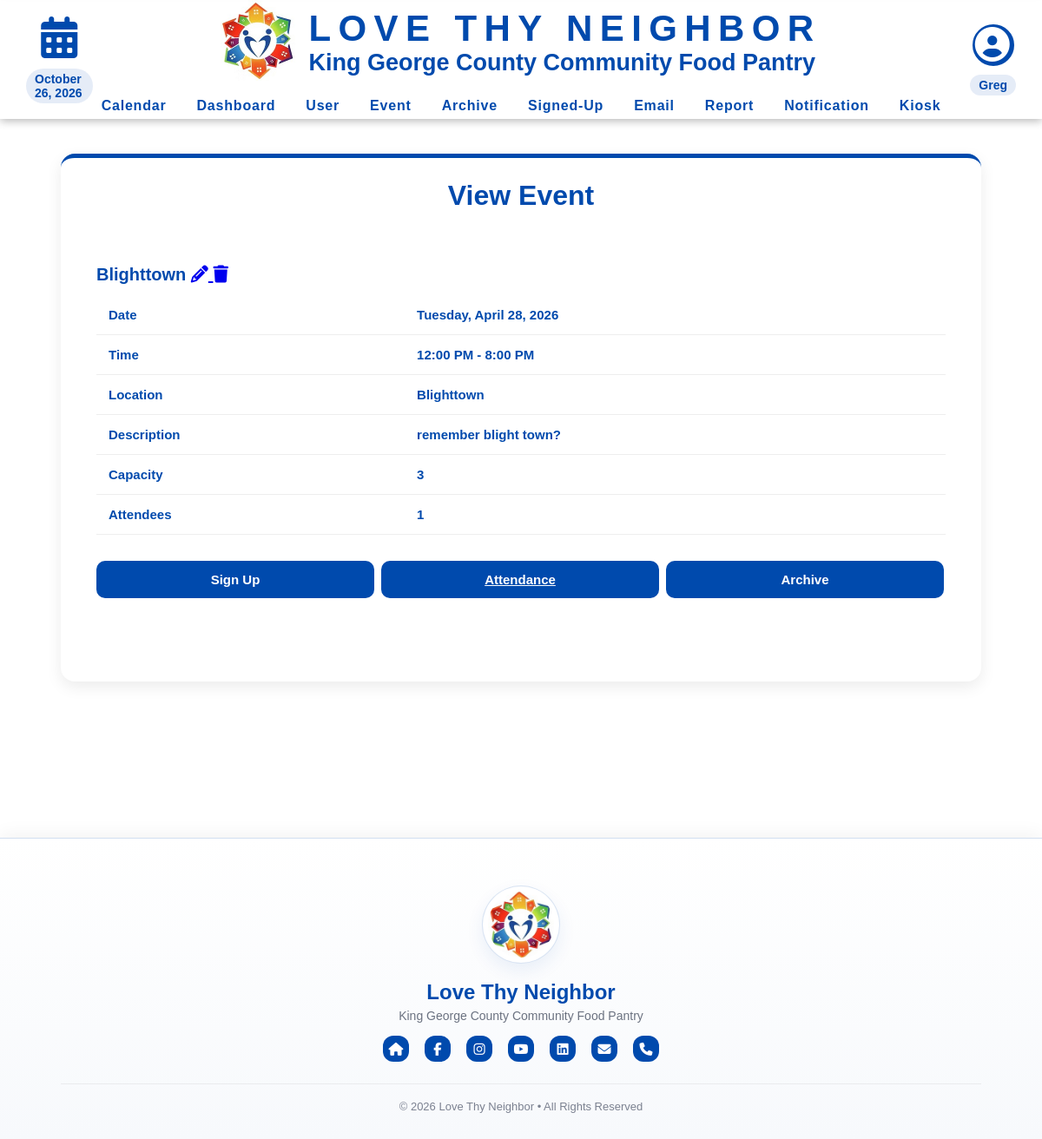
Page /event.php?id=4 (signed in) on the earlier database version.
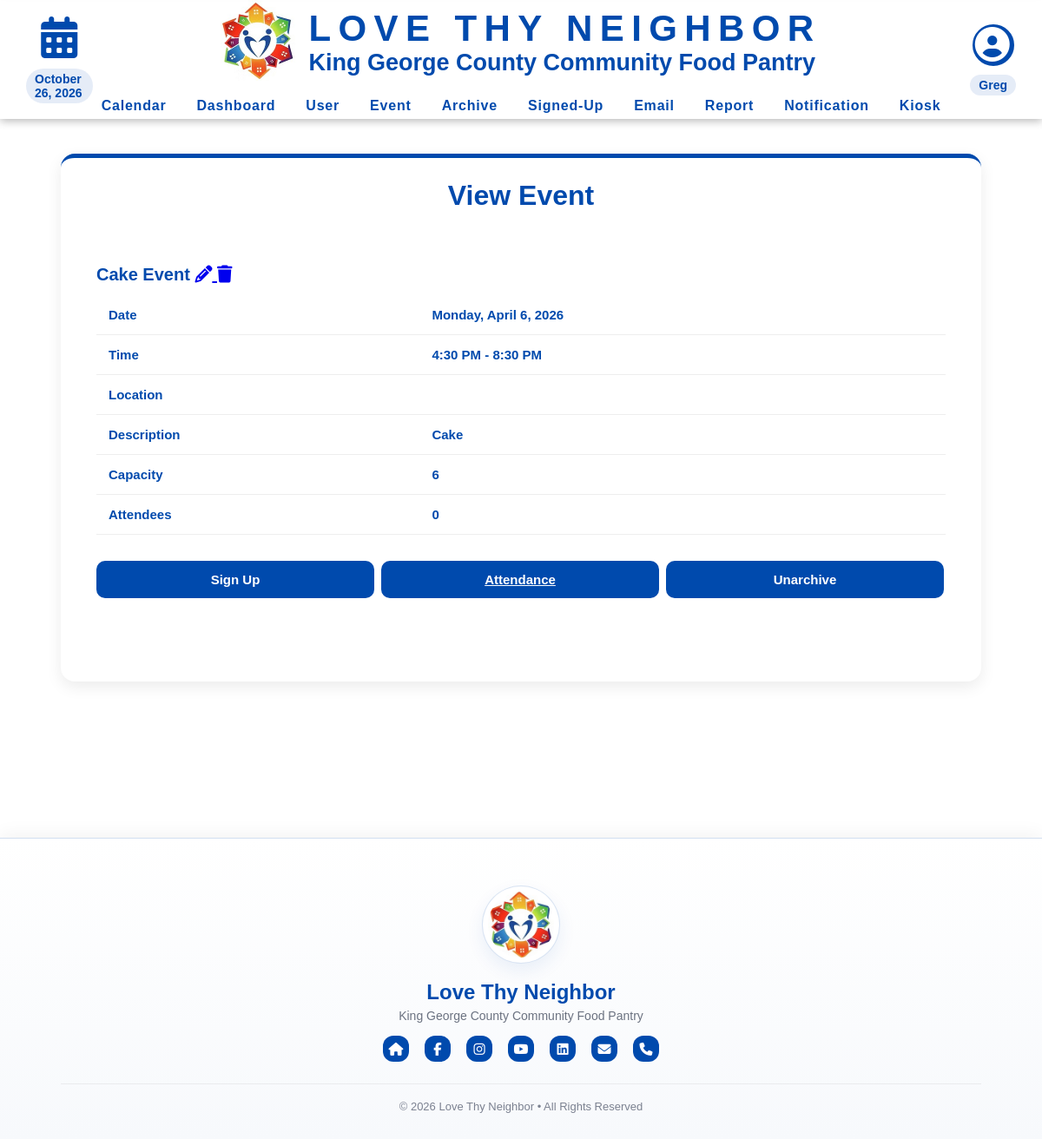
Same page on the later database version.
### tables this page shows
CREATE TABLE `dbevents` (
  `id` int NOT NULL AUTO_INCREMENT,
  `name` text NOT NULL,
  `date` char(10) NOT NULL,
  `startTime` char(5) NOT NULL,
  `endTime` char(5) NOT NULL,
  `description` text NOT NULL,
  `capacity` int NOT NULL,
  `location` text,
  `archived` tinyint DEFAULT NULL,
  PRIMARY KEY (`id`)
);

### database/dbEvents.php (called while the page is built, shortened)
<?php
include_once(dirname(__FILE__).'/../domain/Event.php');
function is_archived($eventID) {
    $con = connect();
    $query = "SELECT archived FROM dbevents WHERE id = ?";
    $stmt = mysqli_prepare($con, $query);
    mysqli_stmt_bind_param($stmt, "i", $eventID);
    mysqli_stmt_execute($stmt);
    $result = mysqli_stmt_get_result($stmt);
    $row = mysqli_fetch_assoc($result);
    $archived = (int)$row['archived'];
    if($archived === 1){
        return true;
    }
    return false;
}
function fetch_event_by_id($id) {
    $connection = connect();
    $query = "select * from dbevents where id = ?";
    $stmt = mysqli_prepare($connection, $query);
    mysqli_stmt_bind_param($stmt, "i", $id);
    mysqli_stmt_execute($stmt);
    $result = mysqli_stmt_get_result($stmt);
    $event = mysqli_fetch_assoc($result);
    if ($event) {
        return $event;
    }
    return null;
}
function fetch_num_signups($id) {
    $connection = connect();
    $query = "select count(*) as RowCount from dbeventpersons where eventID = ?";
    $stmt = mysqli_prepare($connection, $query);
    mysqli_stmt_bind_param($stmt, "i", $id);
    mysqli_stmt_execute($stmt);
    $result = mysqli_stmt_get_result($stmt);
    $event = mysqli_fetch_assoc($result);
    if ($event) {
        require_once('include/output.php');
        $event = hsc($event);
        return $event;
    }
    return null;
}

### database/dbPersons.php (called while the page is built, shortened)
<?php
function retrieve_person($id) {
    $con = connect();
    $query = "SELECT * FROM dbpersons WHERE id = ?";
    $stmt = mysqli_prepare($con, $query);
    mysqli_stmt_bind_param($stmt, "s", $id);
    mysqli_stmt_execute($stmt);
    $result = mysqli_stmt_get_result($stmt);
    $result_row = mysqli_fetch_assoc($result);
    $thePerson = make_a_person($result_row);
    return $thePerson;
}
function make_a_person($result_row) {
    $thePerson = new Person(
        $result_row['id'] ?? null,
        $result_row['first_name'] ?? null,
        $result_row['last_name'] ?? null,
        $result_row['phone_number'] ?? null,
        $result_row['email'] ?? null,
        $result_row['email_prefs'] ?? null,
        $result_row['birthday'] ?? null,
        $result_row['t-shirt_size'] ?? null,
        $result_row['state'] ?? null,
        $result_row['city'] ?? null,
        $result_row['street_address'] ?? null,
        $result_row['zip_code'] ?? null,
        $result_row['emergency_contact_first_name'] ?? null,
        $result_row['emergency_contact_phone'] ?? null,
        $result_row['emergency_contact_relation'] ?? null,
        $result_row['archived'] ?? null,
        $result_row['password'] ?? null,
        $result_row['contact_num'] ?? null,
        $result_row['contact_method'] ?? null,
        $result_row['type'] ?? null,
        $result_row['status'] ?? null,
        $result_row['photo_release'] ?? null,
        $result_row['community_service'] ?? null,
        $result_row['notes'] ?? null
    );
    return $thePerson;
}

### include/output.php (called while the page is built, shortened)
<?php
    function hsc($input) {
        if (is_array($input)) {
            $arr = [];
            foreach ($input as $key => $value) {
                $arr[$key] = htmlspecialchars($value ?? '');
            }
            return $arr;
        }
        return htmlspecialchars($input ?? '');
    }
    function time24hTo12h($time) {
        $tempTime = explode(':', $time);
        $hour = $tempTime[0];
        $minute = $tempTime[1];
        $hour = intval($hour);
        if ($hour < 12) {
            if ($hour == 0) {
                $hour = 12;
            }
            return hsc($hour . ':' . $minute . ' AM');
        } else if ($hour > 12) {
            $hour -= 12;
        }
        return hsc($hour . ':' . $minute . ' PM');
    }

### event.php (the view, shortened to what the changed rows need)
<?php
  	include_once('database/dbEvents.php');
  	$event_info = fetch_event_by_id($id);
    $isRecurring = !empty($event_info['series_id']);
    $confirmText = $isRecurring
    ? "This is a recurring event. Deleting it will remove all occurrences. Are you sure you want to delete this recurring event?"
    : "Are you sure you want to delete this event?";
    $event_num_signups = fetch_num_signups($id);
    include_once('database/dbPersons.php');
    if(isset($_SESSION['access_level'])) {
        $access_level = $_SESSION['access_level'];
    }
    $user = retrieve_person($_SESSION['_id']);
?>
<!DOCTYPE html>
<html>
<head>
    <link rel="stylesheet" href="css/layoutInfo.css">
    <link rel="stylesheet" href="https://cdnjs.cloudflare.com/ajax/libs/font-awesome/6.0.0-beta3/css/all.min.css">
</head>
<body>
    <?php require_once('header.php') ?>
    <div class="info-form">
        <div class="page-wrapper">
            <div class="info-card">
                <div class="info-header">
                    <h1>View Event</h1>
                </div>
    <main class="event-info">
        <?php
            require_once('include/output.php');
            $event_name = $event_info['name'];
            $event_date = date('l, F j, Y', strtotime($event_info['date']));
            $event_startTime = time24hto12h($event_info['startTime']);
            $event_endTime = time24hto12h($event_info['endTime']);
            $event_description = $event_info['description'];
            $event_location = $event_info['location'];
            $event_capacity = $event_info['capacity'];
            $num_signups = $event_num_signups['RowCount'];
        ?>
        <h2 class="event-head">
            <?php echo htmlspecialchars_decode($event_name); ?>
            <?php if (isset($_SESSION['access_level']) && $access_level >= 2): ?>
                <a href="editEvent.php?id=<?= $id ?>" title="Edit Event" class="edit-icon">
                    <i class="fas fa-pencil-alt"></i>
                </a>
                <a href="deleteEvent.php?id=<?= $id ?>" title="Delete Event" class="delete-icon"
                    onclick="return confirm('<?= htmlspecialchars($confirmText, ENT_QUOTES) ?>');">
                    <i class="fas fa-trash"></i>
                </a>
        <?php endif; ?>
        </h2>
                <div id="table-wrapper">
            <table>
                <tr>
                    <td class="label">Date</td>
                    <td><?php echo $event_date; ?></td>
                </tr>
                <tr>
                    <td class="label">Time</td>
                    <td><?php echo $event_startTime . " - " . $event_endTime; ?></td>
                </tr>
                <tr>
                    <td class="label">Location</td>
                    <td>
                        <?php echo wordwrap($event_location, 50, "<br />\n"); ?>
                    </td>
                </tr>
                <tr>
                    <td class="label">Description</td>
                    <td>
                        <?php echo wordwrap($event_description, 50, "<br />\n"); ?>
                    </td>
                </tr>
                <tr>
                    <td class="label">Capacity</td>
                    <td id="description-cell"><?php echo $event_capacity; ?></td>
                </tr>
                <tr>
                    <td class="label">Attendees</td>
                    <td id="description-cell"><?php echo $num_signups; ?></td>
                </tr>
            </table>
        </div>
        <div class="action-buttons">
            <form action="eventSignUp.php" method="get">
            </form>
            <?php if (isset($_SESSION['access_level']) && $access_level >= 2) : ?>
                <a href="viewEventSignUps.php?id=<?php echo $id; ?>"class = "event-attendance-btn">Attendance</a>
                <?php if (is_archived($event_info['id']))  : ?>
                    <form method="POST" action="" onsubmit="return confirmAction('unarchive')">
                        <button type="submit"  id="submit" name="submit" value="send" class="event-archive-btn">Unarchive</button>
                    </form>
                <?php else : ?>
                    <form method="POST" action="" onsubmit="return confirmAction('archive')">
                        <button type="submit" class="event-archive-btn">Archive</button>
                    </form>
                <?php endif ?>
            <?php endif ?>
            <a href="calendar.php?month=<?= substr($event_info['date'], 0, 7) ?>" class="button cancel">Back to Calendar</a>
        </div>
            </div>
            </div>
            </div>
    <?php include 'footer.php'; ?>
</body>
</html>

Differences in the rows shown:
changed dbevents: name "Blighttown" → "Cake Event"; date "Tuesday, April 28, 2026" → "Monday, April 6, 2026"; startTime "12:00 PM" → "4:30 PM"; endTime "8:00 PM" → "8:30 PM"; description "remember blight town?" → "Cake"; capacity "3" → "6"; location "Blighttown" → (not shown)
Other differences:
$num_signups: "1" → "0"
text no longer shown: "Archive"
text now shown: "Unarchive"
